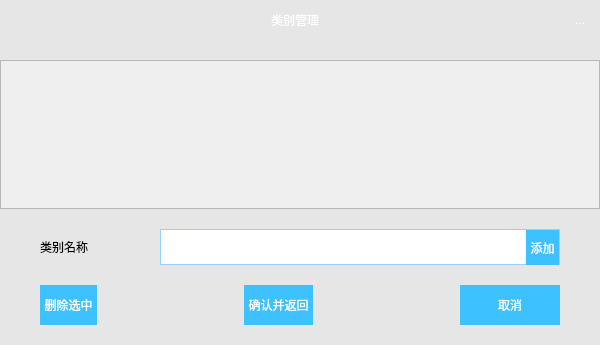
<?xml version="1.0" encoding="UTF-8"?>
<ui version="4.0">
 <class>categorymange</class>
 <widget class="QDialog" name="categorymange">
  <property name="geometry">
   <rect>
    <x>0</x>
    <y>0</y>
    <width>600</width>
    <height>345</height>
   </rect>
  </property>
  <property name="windowTitle">
   <string>标签管理</string>
  </property>
  <property name="styleSheet">
   <string notr="true">QPushButton
{
	font: 12pt &quot;微软雅黑&quot;;
	color: rgb(255, 255, 255);

}
QLabel{
	font: 12pt &quot;微软雅黑&quot;;
}
QLineEdit{
	font: 12pt &quot;微软雅黑&quot;;
}
QCheckBox{
	font: 12pt &quot;微软雅黑&quot;;
}
QToolButton
{
	font: 12pt &quot;微软雅黑&quot;;
	border:0px;
	background-color: rgb(62, 194, 255);
color: rgb(255, 255, 255);
}
QDialog
{
	
	background-color: rgb(221, 221 221);
	background-color: rgb(230, 230, 230);
	border:2px;
	border-color: rgb(255, 221, 85);
}
QWidget#widget{
	
	border-image: url(:/icon/top_bj.jpg);
}
QToolButton::hover
{
	background-color: rgb(51, 51, 51,97);
}</string>
  </property>
  <layout class="QVBoxLayout" name="verticalLayout_2">
   <property name="spacing">
    <number>20</number>
   </property>
   <property name="leftMargin">
    <number>0</number>
   </property>
   <property name="topMargin">
    <number>0</number>
   </property>
   <property name="rightMargin">
    <number>0</number>
   </property>
   <property name="bottomMargin">
    <number>20</number>
   </property>
   <item>
    <widget class="QWidget" name="widget" native="true">
     <property name="minimumSize">
      <size>
       <width>0</width>
       <height>40</height>
      </size>
     </property>
     <property name="maximumSize">
      <size>
       <width>16777215</width>
       <height>40</height>
      </size>
     </property>
     <property name="styleSheet">
      <string notr="true">QToolButton{
background-color: rgb(255, 255, 255, 0);
}
QToolButton::hover
{
	background-color: rgb(51, 51, 51,97);
}
</string>
     </property>
     <layout class="QHBoxLayout" name="horizontalLayout_5">
      <property name="spacing">
       <number>0</number>
      </property>
      <property name="leftMargin">
       <number>0</number>
      </property>
      <property name="topMargin">
       <number>0</number>
      </property>
      <property name="rightMargin">
       <number>0</number>
      </property>
      <property name="bottomMargin">
       <number>0</number>
      </property>
      <item>
       <widget class="QLabel" name="label_3">
        <property name="minimumSize">
         <size>
          <width>30</width>
          <height>30</height>
         </size>
        </property>
        <property name="maximumSize">
         <size>
          <width>30</width>
          <height>30</height>
         </size>
        </property>
        <property name="text">
         <string/>
        </property>
       </widget>
      </item>
      <item>
       <spacer name="horizontalSpacer_3">
        <property name="orientation">
         <enum>Qt::Horizontal</enum>
        </property>
        <property name="sizeHint" stdset="0">
         <size>
          <width>40</width>
          <height>20</height>
         </size>
        </property>
       </spacer>
      </item>
      <item>
       <widget class="QLabel" name="label_2">
        <property name="styleSheet">
         <string notr="true">color: rgb(255, 255, 255);
font: 14pt &quot;微软雅黑&quot;;</string>
        </property>
        <property name="text">
         <string>类别管理</string>
        </property>
       </widget>
      </item>
      <item>
       <spacer name="horizontalSpacer_7">
        <property name="orientation">
         <enum>Qt::Horizontal</enum>
        </property>
        <property name="sizeHint" stdset="0">
         <size>
          <width>40</width>
          <height>20</height>
         </size>
        </property>
       </spacer>
      </item>
      <item>
       <widget class="QToolButton" name="back_2">
        <property name="minimumSize">
         <size>
          <width>40</width>
          <height>40</height>
         </size>
        </property>
        <property name="maximumSize">
         <size>
          <width>40</width>
          <height>40</height>
         </size>
        </property>
        <property name="styleSheet">
         <string notr="true"/>
        </property>
        <property name="text">
         <string>...</string>
        </property>
        <property name="icon">
         <iconset>
          <normalon>:/icon/2X.png</normalon>
         </iconset>
        </property>
       </widget>
      </item>
     </layout>
    </widget>
   </item>
   <item>
    <widget class="QScrollArea" name="scrollArea">
     <property name="widgetResizable">
      <bool>true</bool>
     </property>
     <widget class="QWidget" name="lll">
      <property name="geometry">
       <rect>
        <x>0</x>
        <y>0</y>
        <width>598</width>
        <height>143</height>
       </rect>
      </property>
      <property name="maximumSize">
       <size>
        <width>16777215</width>
        <height>325</height>
       </size>
      </property>
      <layout class="QVBoxLayout" name="verticalLayout">
       <property name="spacing">
        <number>0</number>
       </property>
       <property name="leftMargin">
        <number>40</number>
       </property>
       <property name="topMargin">
        <number>0</number>
       </property>
       <property name="rightMargin">
        <number>0</number>
       </property>
       <property name="bottomMargin">
        <number>0</number>
       </property>
       <item>
        <layout class="QVBoxLayout" name="checkboxes"/>
       </item>
      </layout>
     </widget>
    </widget>
   </item>
   <item>
    <layout class="QHBoxLayout" name="horizontalLayout">
     <property name="spacing">
      <number>12</number>
     </property>
     <property name="leftMargin">
      <number>40</number>
     </property>
     <property name="rightMargin">
      <number>40</number>
     </property>
     <item>
      <widget class="QLabel" name="label">
       <property name="text">
        <string>类别名称</string>
       </property>
      </widget>
     </item>
     <item>
      <widget class="QFrame" name="frame">
       <property name="minimumSize">
        <size>
         <width>400</width>
         <height>36</height>
        </size>
       </property>
       <property name="maximumSize">
        <size>
         <width>400</width>
         <height>36</height>
        </size>
       </property>
       <property name="styleSheet">
        <string notr="true">background-color: rgb(255, 255, 255);
border: 1px solid #97d2ff;</string>
       </property>
       <property name="frameShape">
        <enum>QFrame::StyledPanel</enum>
       </property>
       <property name="frameShadow">
        <enum>QFrame::Raised</enum>
       </property>
       <layout class="QHBoxLayout" name="horizontalLayout_4">
        <property name="spacing">
         <number>0</number>
        </property>
        <property name="leftMargin">
         <number>0</number>
        </property>
        <property name="topMargin">
         <number>0</number>
        </property>
        <property name="rightMargin">
         <number>0</number>
        </property>
        <property name="bottomMargin">
         <number>0</number>
        </property>
        <item>
         <widget class="QLineEdit" name="addvalue">
          <property name="minimumSize">
           <size>
            <width>100</width>
            <height>34</height>
           </size>
          </property>
          <property name="maximumSize">
           <size>
            <width>16777215</width>
            <height>34</height>
           </size>
          </property>
          <property name="styleSheet">
           <string notr="true">border:0px;</string>
          </property>
         </widget>
        </item>
        <item>
         <widget class="QToolButton" name="add">
          <property name="minimumSize">
           <size>
            <width>0</width>
            <height>35</height>
           </size>
          </property>
          <property name="maximumSize">
           <size>
            <width>100</width>
            <height>35</height>
           </size>
          </property>
          <property name="styleSheet">
           <string notr="true">border:0px;
background-color: rgb(62, 194, 255);</string>
          </property>
          <property name="text">
           <string>添加</string>
          </property>
         </widget>
        </item>
       </layout>
      </widget>
     </item>
    </layout>
   </item>
   <item>
    <layout class="QHBoxLayout" name="horizontalLayout_3" stretch="0,2,0,2,0">
     <property name="spacing">
      <number>0</number>
     </property>
     <property name="leftMargin">
      <number>40</number>
     </property>
     <property name="rightMargin">
      <number>40</number>
     </property>
     <item>
      <widget class="QToolButton" name="del">
       <property name="maximumSize">
        <size>
         <width>140</width>
         <height>50</height>
        </size>
       </property>
       <property name="styleSheet">
        <string notr="true"/>
       </property>
       <property name="text">
        <string>删除选中</string>
       </property>
      </widget>
     </item>
     <item>
      <spacer name="horizontalSpacer_4">
       <property name="orientation">
        <enum>Qt::Horizontal</enum>
       </property>
       <property name="sizeHint" stdset="0">
        <size>
         <width>40</width>
         <height>20</height>
        </size>
       </property>
      </spacer>
     </item>
     <item>
      <widget class="QToolButton" name="back">
       <property name="minimumSize">
        <size>
         <width>0</width>
         <height>40</height>
        </size>
       </property>
       <property name="maximumSize">
        <size>
         <width>150</width>
         <height>50</height>
        </size>
       </property>
       <property name="styleSheet">
        <string notr="true"/>
       </property>
       <property name="text">
        <string>确认并返回</string>
       </property>
      </widget>
     </item>
     <item>
      <spacer name="horizontalSpacer_5">
       <property name="orientation">
        <enum>Qt::Horizontal</enum>
       </property>
       <property name="sizeHint" stdset="0">
        <size>
         <width>40</width>
         <height>20</height>
        </size>
       </property>
      </spacer>
     </item>
     <item>
      <widget class="QToolButton" name="cancel">
       <property name="minimumSize">
        <size>
         <width>100</width>
         <height>40</height>
        </size>
       </property>
       <property name="maximumSize">
        <size>
         <width>100</width>
         <height>50</height>
        </size>
       </property>
       <property name="styleSheet">
        <string notr="true"/>
       </property>
       <property name="text">
        <string>取消</string>
       </property>
      </widget>
     </item>
    </layout>
   </item>
  </layout>
 </widget>
 <resources/>
 <connections/>
</ui>
